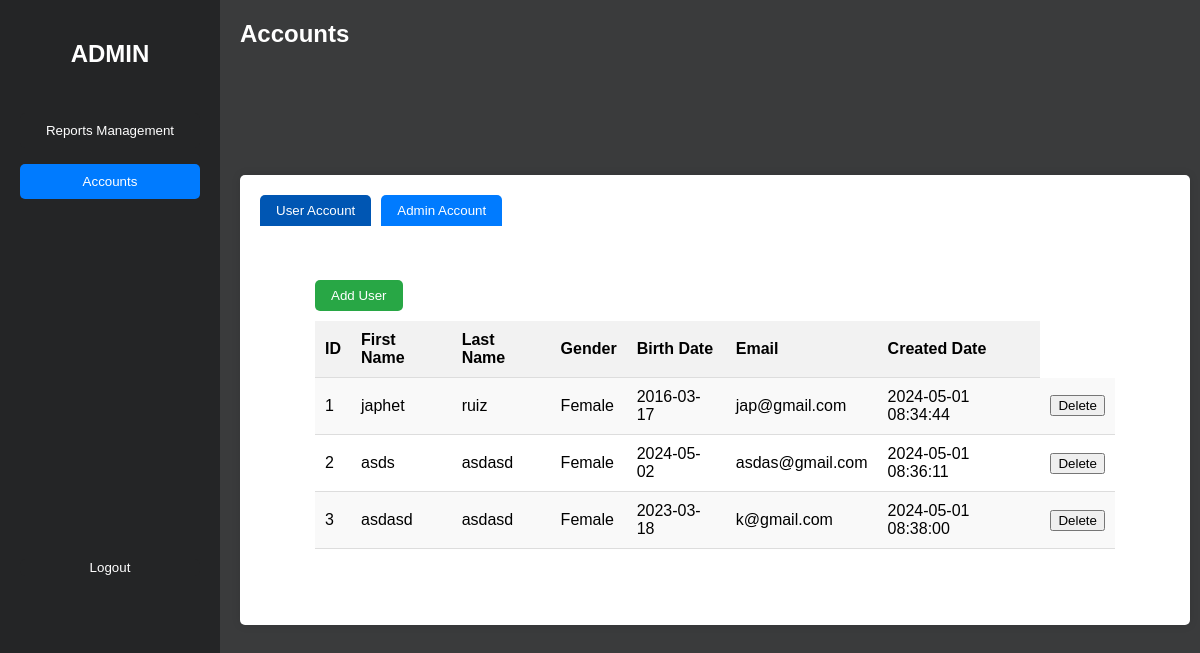
The app's page /adminpages/Accounts.php (signed in) with its own data.
### tables this page shows
CREATE TABLE `users` (
  `ID` int(11) NOT NULL,
  `FName` varchar(50) NOT NULL,
  `LName` varchar(50) NOT NULL,
  `Gender` varchar(10) NOT NULL CHECK (`Gender` in ('Female','Male','Others')),
  `BirthDate` date NOT NULL,
  `Email` varchar(100) NOT NULL,
  `Password` varchar(50) NOT NULL,
  `CreatedDate` datetime NOT NULL,
  `Profile_image` longblob DEFAULT NULL,
  `Interests` varchar(50) DEFAULT NULL,
  `Bio` varchar(50) DEFAULT NULL,
  `Status` varchar(8) DEFAULT NULL
);

### adminpages/Accounts.php (the view, shortened to what this page needs)
<?php
include '../dbConnect.php';
?>
<!DOCTYPE html>
<html lang="en">
<head>
<link rel="stylesheet" href="/css/adminAccounts.css">
</head>
<body>
<div class="container">
    <div class="sidebar">
        <h2>ADMIN</h2>
        <a href="/adminpages/Postmanagement.php"><button class="postbtn">Reports Management</button></a>
        <a href="/adminpages/Accounts.php"><button class="Accbtn" style="margin-top: 16px;">Accounts</button></a>
        <a href="/adminpages/logoutadmin.php"><button class="button logout-button">Logout</button></a>
    </div>
<div class="content">
            <h2 class="panel-title">Accounts</h2>
    <div class="panel">
                <div class="tabs">
                    <button class="tab active" data-tab="user" onclick="showTab('user')">User Account</button>
                    <button class="tab" data-tab="admin" onclick="showTab('admin')">Admin Account</button>
                </div>
<div class="tab-content active" id="user-tab-content">
    <div class="containerr">
        <button class="add-btn" id="addUserBtn" >Add User</button>
        <table>
            <tr>
                <th>ID</th>
                <th>First Name</th>
                <th>Last Name</th>
                <th>Gender</th>
                <th>Birth Date</th>
                <th>Email</th>
                <th>Created Date</th>
            </tr>
            <?php
            $sql = "SELECT * FROM Users WHERE Status = 'active' ";
            $result = mysqli_query($conn, $sql);
            if (mysqli_num_rows($result) > 0) {
                while ($row = mysqli_fetch_assoc($result)) {
                    echo "<tr>";
                    echo "<td>" . $row["ID"] . "</td>";
                    echo "<td>" . $row["FName"] . "</td>";
                    echo "<td>" . $row["LName"] . "</td>";
                    echo "<td>" . $row["Gender"] . "</td>";
                    echo "<td>" . $row["BirthDate"] . "</td>";
                    echo "<td>" . $row["Email"] . "</td>";
                    echo "<td>" . $row["CreatedDate"] . "</td>";
                    echo "<td>
                            <form id='deleteForm" . $row["ID"] . "' method='POST' action=''>
                                <input type='hidden' name='userID' value='" . $row["ID"] . "'>
                                <button type='button' onclick='confirmDelete(" . $row["ID"] . ")'>Delete</button>
                            </form>
                        </td>";
                    echo "</tr>";
                }
            } else {
                echo "<tr><td colspan='7'>No users found</td></tr>";
            }
            ?>
        </table>
    </div>
</div>
</div>
</div>
</body>
</html>

### css/adminAccounts.css (style rules this page uses)
body, html { font-family:Arial; margin: 0; padding: 0; height: 100%; }
.container { display: flex; height: 100%; }
.sidebar { width: 180px; background-color: rgb(36, 37, 38); color: #fff; padding: 20px; display: flex; flex-direction: column; align-items: center; }
.content { flex: 1; padding: 20px; background-color: #3A3B3C; position: relative; display: flex; justify-content: center; align-items: center; }
.panel { width: 950px; height: 450px; background-color: #fff; border-radius: 5px; box-shadow: 0px 0px 10px rgba(0, 0, 0, 0.1); text-align: center; position: relative; }
.panel-title { color: #fff; position: absolute; top: 20px; left: 20px; margin: 0; }
.tabs { display: flex; position: absolute; top: 20px; left: 20px; }
.tab { padding: 8px 16px; background-color: #007bff; color: #fff; border: none; border-radius: 5px 5px 0 0; cursor: pointer; margin-right: 10px; }
.tab.active { background-color: #0056b3; }
.tab-content { height:auto; overflow:scroll; padding: 20px; display: none; position: absolute; top: 60px; left: 0; right: 0; bottom: 0; }
.tab-content.active { display: block; }
.postbtn { margin-top: 25px; padding: 10px 20px; width: 180px; background-color: rgb(36, 37, 38); color: #fff; border: none; border-radius: 5px; cursor: pointer; }
.Accbtn { margin-top: 16px; padding: 10px 20px; width: 180px; background-color: #007bff; color: #fff; border: none; border-radius: 5px; cursor: pointer; }
.logout-button { margin-top: 22.5rem; width: 180px; background-color: rgb(36, 37, 38); color: #fff; border: none; border-radius: 5px; cursor: pointer; }
.add-btn { display:block; top: 20px; right: 20px; padding: 8px 16px; background-color: #28a745; color: #fff; border: none; border-radius: 5px; cursor: pointer; margin:0; }
table { margin-top:10px; width: 100%; border-collapse: collapse; }
th, td { padding: 8px; border-bottom: 1px solid #ddd; text-align: left; }
th { background-color: #f2f2f2; }
th:first-child, td:first-child { border-left: none; }
th:last-child, td:last-child { border-right: none; }
h2 { color: #fff; }
.containerr { max-width: 800px; margin: 5px auto; padding: 20px; }
.containerr table { width: 100%; border-collapse: collapse; }
.containerr table th, table td { padding: 10px; text-align: left; border-bottom: 1px solid #ddd; }
.containerr table th { background-color: #f2f2f2; }
.containerr table tr:nth-child(even) { background-color: #f9f9f9; }

### records on screen
users: ID "1", FName "japhet", LName "ruiz", Gender "Female", BirthDate "2016-03-17", Email "jap@gmail.com", CreatedDate "2024-05-01 08:34:44"
users: ID "2", FName "asds", LName "asdasd", Gender "Female", BirthDate "2024-05-02", Email "asdas@gmail.com", CreatedDate "2024-05-01 08:36:11"
users: ID "3", FName "asdasd", LName "asdasd", Gender "Female", BirthDate "2023-03-18", Email "k@gmail.com", CreatedDate "2024-05-01 08:38:00"
